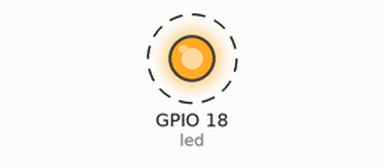
Bench run of a program on a simulated Raspberry Pi (BCM pin numbers). Shown: output pins drawn as LEDs (lit = HIGH). Dashed ring = blinking.

Above: at 0.5 s.
Timing chart, 0 to 4.6 s (numbered marks = the images above):
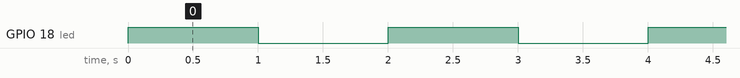

Measured:
- by itself, GPIO 18 (led): alternates HIGH for 1.0 s and LOW for 1.0 s

The program:

led_blink.py
```python
from gpiozero import LED
from gpiozero.pins.pigpio import PiGPIOFactory
from time import sleep

factory = PiGPIOFactory(host='*IPadress*')

led = LED(18, pin_factory=factory)  # led on this Pi

while True:
    led.on()
    sleep(1)
    led.off()
    sleep(1)
```
